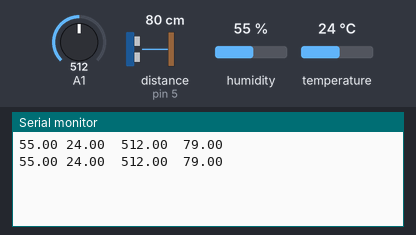
The sketch below on a simulated Arduino Uno, built with avr-gcc and run on an emulated ATmega328P. Shown: the last lines printed to the serial monitor. Wiring (inferred from the names in the program): ultrasonic range finder: trigger pin 6; echo pin 5. The test bench sets the inputs (shaded band); at power-on: A1 = 512, distance to the obstacle (sensor on pin 5) 80 cm, humidity 55 %, temperature 24 °C. The echo pulse lasts 58.3 µs per cm.

Above: at 2.8 s.
2.9 s: A1 set to 981
At 5.2 s:
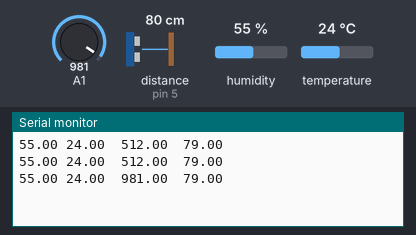
5.6 s: A1 set to 1011
At 6.6 s:
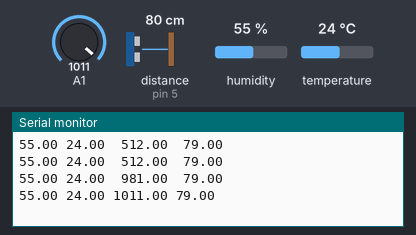

The sketch:

P3_fin.ino
```cpp
#include "DHT.h"
#define DHTPIN 2
#define DHTTYPE DHT11
DHT dht(DHTPIN, DHTTYPE);
const int EchoPin = 5;
const int TriggerPin = 6;
void setup() {
Serial.begin(9600);
pinMode(TriggerPin, OUTPUT);
pinMode(EchoPin, INPUT);
dht.begin();
}
void loop() {
float h = dht.readHumidity();
float t = dht.readTemperature();
float llum = analogRead(A1);
float dist = ping(TriggerPin, EchoPin);

//Serial.print("Humedad: ");
Serial.print(h);
Serial.print(" ");
//Serial.print("Temperatura: ");
Serial.print(t);
Serial.print (" ");
if(llum < 1000){
  Serial.print(" ");}
else if(llum < 100){
  Serial.print("  ");}
else if(llum < 10){
  Serial.print("   ");}
Serial.print(llum);
if(llum < 1000){
  Serial.print(" ");}
else if(llum < 100){
  Serial.print("  ");}
else if(llum < 10){
  Serial.print("   ");}
Serial.print (" ");
Serial.println(dist);
delay(2000);
}

int ping(int TriggerPin, int EchoPin) {
   long duration, distancia;    // Datos tipo long para evitar tener comas flotantes.

   digitalWrite(TriggerPin, LOW);    // Ponemos el terminal Trigger a nivel bajo durante 4 us
   delayMicroseconds(4);
   digitalWrite(TriggerPin, HIGH);  //Generamos un pulso de alta frecuencia durante 10us (Trigger)
   delayMicroseconds(10);
   digitalWrite(TriggerPin, LOW);

   duration = pulseIn(EchoPin, HIGH);  // La instrucción pulseIn mide el tiempo que el pulso está en nivel alto en ms.
   distancia= duration * 10 / 292/ 2;   //convertimos a distancia, en cm
   return distancia;
}
```

Measured:
- the behaviour switches between 999 and 1000 on A1 (found by bisection; images 1 and 2)
- after the input at 2.9 s, the serial monitor: prints a new line after 1.2 s (image 1)
- after the input at 5.6 s, the serial monitor: prints a new line after 0.52 s (image 2)
